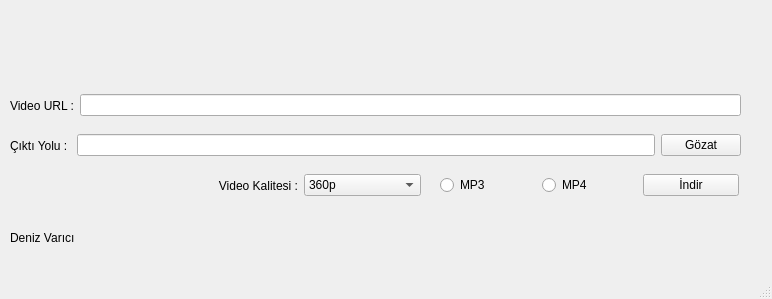
<?xml version="1.0" encoding="UTF-8"?>
<ui version="4.0">
 <class>MainWindow</class>
 <widget class="QMainWindow" name="MainWindow">
  <property name="geometry">
   <rect>
    <x>0</x>
    <y>0</y>
    <width>772</width>
    <height>299</height>
   </rect>
  </property>
  <property name="focusPolicy">
   <enum>Qt::NoFocus</enum>
  </property>
  <property name="windowTitle">
   <string>Youtube Downloader</string>
  </property>
  <property name="windowIcon">
   <iconset>
    <normaloff>assets/free-youtube-logo-icon-2431-thumb.png</normaloff>assets/free-youtube-logo-icon-2431-thumb.png</iconset>
  </property>
  <widget class="QWidget" name="centralwidget">
   <widget class="QWidget" name="horizontalLayoutWidget">
    <property name="geometry">
     <rect>
      <x>10</x>
      <y>130</y>
      <width>731</width>
      <height>31</height>
     </rect>
    </property>
    <layout class="QHBoxLayout" name="FilePathBox">
     <item>
      <widget class="QLabel" name="lblOutput">
       <property name="text">
        <string>Çıktı Yolu : </string>
       </property>
      </widget>
     </item>
     <item>
      <widget class="QLineEdit" name="tbxOutput"/>
     </item>
     <item>
      <widget class="QPushButton" name="btnSearch">
       <property name="text">
        <string>Gözat</string>
       </property>
      </widget>
     </item>
    </layout>
   </widget>
   <widget class="QWidget" name="horizontalLayoutWidget_2">
    <property name="geometry">
     <rect>
      <x>10</x>
      <y>90</y>
      <width>731</width>
      <height>31</height>
     </rect>
    </property>
    <layout class="QHBoxLayout" name="UrlBox">
     <item>
      <widget class="QLabel" name="lblUrl">
       <property name="text">
        <string>Video URL :</string>
       </property>
      </widget>
     </item>
     <item>
      <widget class="QLineEdit" name="tbxUrl"/>
     </item>
    </layout>
   </widget>
   <widget class="QWidget" name="horizontalLayoutWidget_3">
    <property name="geometry">
     <rect>
      <x>440</x>
      <y>170</y>
      <width>299</width>
      <height>30</height>
     </rect>
    </property>
    <layout class="QHBoxLayout" name="RecordTypeBox">
     <item>
      <widget class="QRadioButton" name="radioBtnMP3">
       <property name="text">
        <string>MP3</string>
       </property>
      </widget>
     </item>
     <item>
      <widget class="QRadioButton" name="radioBtnMP4">
       <property name="text">
        <string>MP4</string>
       </property>
      </widget>
     </item>
     <item>
      <widget class="QPushButton" name="btnDownload">
       <property name="text">
        <string>İndir</string>
       </property>
      </widget>
     </item>
    </layout>
   </widget>
   <widget class="QLabel" name="label">
    <property name="geometry">
     <rect>
      <x>10</x>
      <y>-20</y>
      <width>151</width>
      <height>111</height>
     </rect>
    </property>
    <property name="text">
     <string/>
    </property>
    <property name="pixmap">
     <pixmap>assets/673518.png</pixmap>
    </property>
    <property name="scaledContents">
     <bool>true</bool>
    </property>
   </widget>
   <widget class="QWidget" name="QualityWidget" native="true">
    <property name="geometry">
     <rect>
      <x>150</x>
      <y>160</y>
      <width>281</width>
      <height>41</height>
     </rect>
    </property>
    <widget class="QWidget" name="horizontalLayoutWidget_4">
     <property name="geometry">
      <rect>
       <x>30</x>
       <y>10</y>
       <width>241</width>
       <height>31</height>
      </rect>
     </property>
     <layout class="QHBoxLayout" name="QualityBox">
      <item>
       <widget class="QLabel" name="lblQuality">
        <property name="text">
         <string>Video Kalitesi :</string>
        </property>
        <property name="alignment">
         <set>Qt::AlignRight|Qt::AlignTrailing|Qt::AlignVCenter</set>
        </property>
       </widget>
      </item>
      <item>
       <widget class="QComboBox" name="cbxQuality">
        <item>
         <property name="text">
          <string>360p</string>
         </property>
        </item>
        <item>
         <property name="text">
          <string>480p</string>
         </property>
        </item>
        <item>
         <property name="text">
          <string>720p</string>
         </property>
        </item>
        <item>
         <property name="text">
          <string>1080p</string>
         </property>
        </item>
       </widget>
      </item>
     </layout>
    </widget>
   </widget>
   <widget class="QLabel" name="label_2">
    <property name="geometry">
     <rect>
      <x>10</x>
      <y>230</y>
      <width>121</width>
      <height>16</height>
     </rect>
    </property>
    <property name="text">
     <string>Deniz Varıcı</string>
    </property>
   </widget>
  </widget>
  <widget class="QMenuBar" name="menubar">
   <property name="geometry">
    <rect>
     <x>0</x>
     <y>0</y>
     <width>772</width>
     <height>26</height>
    </rect>
   </property>
  </widget>
  <widget class="QStatusBar" name="statusbar"/>
 </widget>
 <tabstops>
  <tabstop>tbxUrl</tabstop>
  <tabstop>tbxOutput</tabstop>
  <tabstop>btnSearch</tabstop>
  <tabstop>btnDownload</tabstop>
  <tabstop>radioBtnMP3</tabstop>
  <tabstop>radioBtnMP4</tabstop>
  <tabstop>cbxQuality</tabstop>
 </tabstops>
 <resources/>
 <connections/>
</ui>
